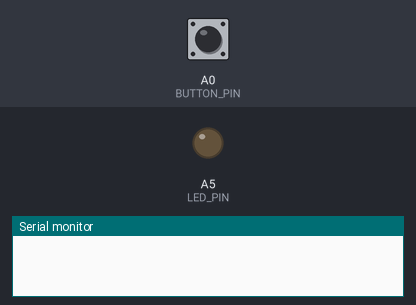
Simulated run of this sketch. Board: Arduino Uno, built with avr-gcc and run on an emulated ATmega328P. Shown: output pins drawn as LEDs (lit = HIGH), the last lines printed to the serial monitor. Inputs (shaded band) come from the test bench; at power-on: A0 (BUTTON_PIN) HIGH.

Above: at 1.2 s.
1.3 s: A0 (BUTTON_PIN) pulled LOW for 0.15 s
2.9 s: A0 (BUTTON_PIN) pulsed LOW 5 times (0.12 s each, 0.3 s apart)
At 5.2 s:
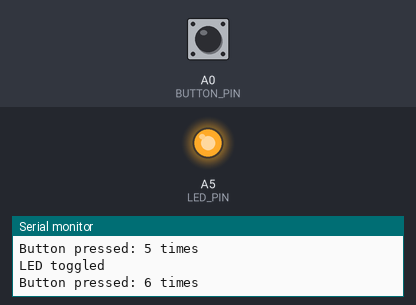
Timing chart, 0 to 6.7 s (numbered marks = the images above; inputs shaded):
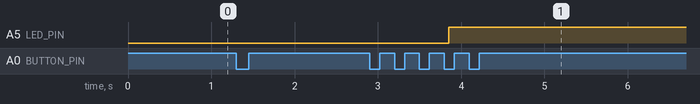

Measured:
- after the input at 2.9 s, A5 (LED_PIN): LOW → HIGH after 0.95 s

The sketch:

Button_Count.ino
```cpp
// 아두이노 우노: A0 버튼을 누른 횟수를 시리얼 모니터로 출력, 5번 누를 때마다 A5 LED 켜기/끄기
// millis()로 디바운싱 + 현재값/과거값 비교로 "누르는 순간"만 감지
const int BUTTON_PIN = A0;             // 버튼 핀
const int LED_PIN = A5;                // LED 핀
const unsigned long DEBOUNCE_MS = 50;  // 디바운스 시간 (50ms 동안 값이 유지돼야 인정)

int lastReading = HIGH;                // 과거값: 바로 전에 읽은 값 (풀업이라 처음엔 HIGH)
int buttonState = HIGH;                // 확정된 버튼 상태 (노이즈 걸러진 값)
unsigned long lastChangeTime = 0;      // 읽은 값이 마지막으로 바뀐 시각
int pressCount = 0;                    // 버튼 누른 횟수
int ledState = LOW;                    // LED 상태

void setup() {      // 한번만 실행
  Serial.begin(9600);                 // 시리얼 통신 시작 (속도 9600)
  pinMode(BUTTON_PIN, INPUT_PULLUP);  // 버튼 핀을 입력모드로 (내부 풀업저항 사용)
  pinMode(LED_PIN, OUTPUT);           // LED 핀을 출력모드로
}

void loop() {       // 무한히 반복
  int reading = digitalRead(BUTTON_PIN);       // 현재값 읽기

  if (reading != lastReading) {                // 현재값이 과거값과 다르면 (흔들림 포함)
    lastChangeTime = millis();                 // 바뀐 시각 기록
  }

  if (millis() - lastChangeTime > DEBOUNCE_MS) { // 값이 50ms 넘게 그대로면 진짜 변화로 인정
    if (reading != buttonState) {              // 확정 상태가 바뀌었으면
      buttonState = reading;

      if (buttonState == LOW) {                // HIGH → LOW: 누르는 순간
        pressCount++;                          // 횟수 1 증가

        Serial.print("Button pressed: ");
        Serial.print(pressCount);
        Serial.println(" times");

        if (pressCount % 5 == 0) {             // 5번 누를 때마다 (5, 10, 15...)
          ledState = !ledState;                // LED 켜기/끄기 바꾸기
          digitalWrite(LED_PIN, ledState);
          Serial.println("LED toggled");
        }
      }
    }
  }

  lastReading = reading;                       // 현재값을 과거값으로 저장
}
```
